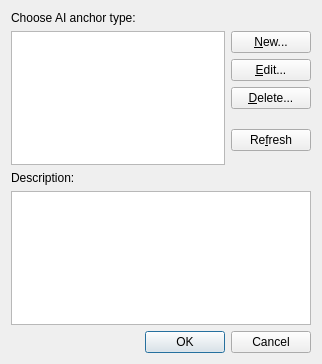
<?xml version="1.0" encoding="UTF-8"?>
<ui version="4.0">
 <class>CAIDialog</class>
 <widget class="QDialog" name="CAIDialog">
  <property name="geometry">
   <rect>
    <x>0</x>
    <y>0</y>
    <width>322</width>
    <height>364</height>
   </rect>
  </property>
  <property name="windowTitle">
   <string>AI Behaviors</string>
  </property>
  <layout class="QVBoxLayout" name="verticalLayout">
   <item>
    <widget class="QLabel" name="m_listCaption">
     <property name="text">
      <string>Choose AI anchor type:</string>
     </property>
     <property name="alignment">
      <set>Qt::AlignLeading|Qt::AlignLeft|Qt::AlignTop</set>
     </property>
    </widget>
   </item>
   <item>
    <layout class="QHBoxLayout" name="horizontalLayout">
     <item>
      <widget class="QListView" name="m_behaviors"/>
     </item>
     <item>
      <layout class="QVBoxLayout" name="verticalLayout_2">
       <item>
        <widget class="QPushButton" name="m_newButton">
         <property name="text">
          <string>&amp;New...</string>
         </property>
        </widget>
       </item>
       <item>
        <widget class="QPushButton" name="m_editButton">
         <property name="text">
          <string>&amp;Edit...</string>
         </property>
        </widget>
       </item>
       <item>
        <widget class="QPushButton" name="m_deleteButton">
         <property name="text">
          <string>&amp;Delete...</string>
         </property>
        </widget>
       </item>
       <item>
        <spacer name="verticalSpacer_2">
         <property name="orientation">
          <enum>Qt::Vertical</enum>
         </property>
         <property name="sizeHint" stdset="0">
          <size>
           <width>20</width>
           <height>40</height>
          </size>
         </property>
        </spacer>
       </item>
       <item>
        <widget class="QPushButton" name="m_refreshButton">
         <property name="text">
          <string>Re&amp;fresh</string>
         </property>
        </widget>
       </item>
       <item>
        <spacer name="verticalSpacer">
         <property name="orientation">
          <enum>Qt::Vertical</enum>
         </property>
         <property name="sizeHint" stdset="0">
          <size>
           <width>20</width>
           <height>40</height>
          </size>
         </property>
        </spacer>
       </item>
      </layout>
     </item>
    </layout>
   </item>
   <item>
    <widget class="QLabel" name="m_labelDescription">
     <property name="text">
      <string>Description:</string>
     </property>
     <property name="alignment">
      <set>Qt::AlignLeading|Qt::AlignLeft|Qt::AlignTop</set>
     </property>
    </widget>
   </item>
   <item>
    <widget class="QTextEdit" name="m_description">
     <property name="readOnly">
      <bool>true</bool>
     </property>
    </widget>
   </item>
   <item>
    <widget class="QDialogButtonBox" name="m_buttonBox">
     <property name="standardButtons">
      <set>QDialogButtonBox::Cancel|QDialogButtonBox::Ok</set>
     </property>
    </widget>
   </item>
  </layout>
 </widget>
 <resources/>
 <connections/>
</ui>
